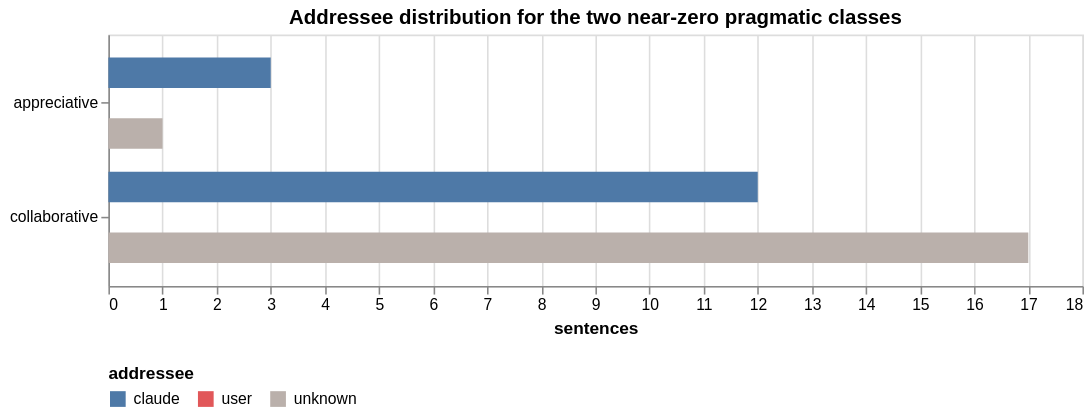

Write notebook code for a chart like this one.
### Code cell


### Figure 1 — Vega-Lite specification as saved in the notebook (floating-point values rounded to 4 significant figures)
{"config": {"view": {"continuousWidth": 300, "continuousHeight": 300}}, "data": {"name": "data-3af5e6faf67138e57b7184360269d486"}, "mark": {"type": "bar"}, "encoding": {"color": {"field": "addressee", "legend": {"orient": "bottom", "title": "addressee"}, "scale": {"domain": ["claude", "user", "unknown"], "range": ["#4e79a7", "#e15759", "#bab0ab"]}, "type": "nominal"}, "tooltip": [{"field": "class", "type": "nominal"}, {"field": "addressee", "type": "nominal"}, {"field": "count", "format": ",", "type": "quantitative"}], "x": {"field": "count", "title": "sentences", "type": "quantitative"}, "y": {"field": "class", "sort": ["appreciative", "collaborative"], "title": null, "type": "nominal"}, "yOffset": {"field": "addressee", "type": "nominal"}}, "height": 160, "title": "Addressee distribution for the two near-zero pragmatic classes", "width": 620, "$schema": "https://vega.github.io/schema/vega-lite/v6.4.1.json", "datasets": {"data-3af5e6faf67138e57b7184360269d486": [{"class": "appreciative", "addressee": "claude", "count": 3}, {"class": "appreciative", "addressee": "user", "count": 0}, {"class": "appreciative", "addressee": "unknown", "count": 1}, {"class": "collaborative", "addressee": "claude", "count": 12}, {"class": "collaborative", "addressee": "user", "count": 0}, {"class": "collaborative", "addressee": "unknown", "count": 17}]}}
